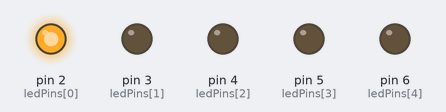
Bench run of a sketch on a simulated Arduino Uno, built with avr-gcc and run on an emulated ATmega328P. Parts: output pins drawn as LEDs (lit = HIGH).

Above: at 0.1 s.
At 0.5 s:
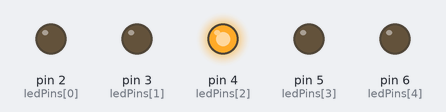
At 0.9 s:
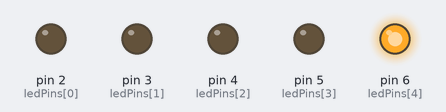
At 1.2 s:
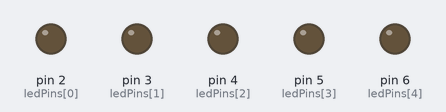
At 2.2 s:
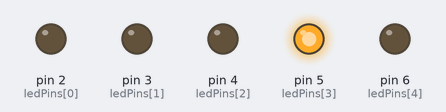
At 3.3 s:
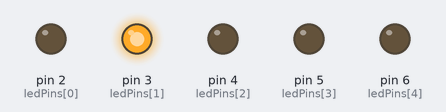
Timing chart, 0 to 3.6 s (numbered marks = the images above):
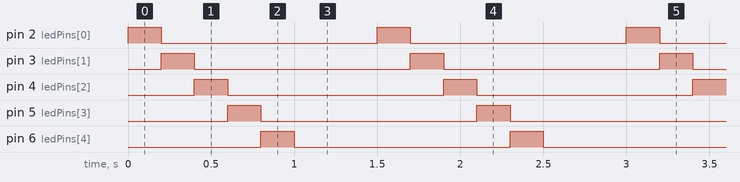

The sketch:

C1E8.ino
```cpp
//Secuencia de 5 leds continuo.

int ledPins[] = {2, 3, 4, 5, 6};
int numLEDs = 5;

void setup() {
  for (int i = 0; i < numLEDs; i++) {
    pinMode(ledPins[i], OUTPUT);
  }
}

void loop() {

  for (int i = 0; i < numLEDs; i++) {
    digitalWrite(ledPins[i], HIGH);
    delay(200);
    digitalWrite(ledPins[i], LOW);
  }


  for (int i = 0; i < numLEDs; i++) {
    digitalWrite(ledPins[i], LOW);
  }

  delay(500);
}
```

Measured:
- by itself, pin 2 (ledPins[0]), pin 3 (ledPins[1]), pin 4 (ledPins[2]), pin 5 (ledPins[3]), pin 6 (ledPins[4]): alternates HIGH for 0.20 s and LOW for 1.3 s
- by itself, everything shown: repeats every 1.5 s, in 6 steps
